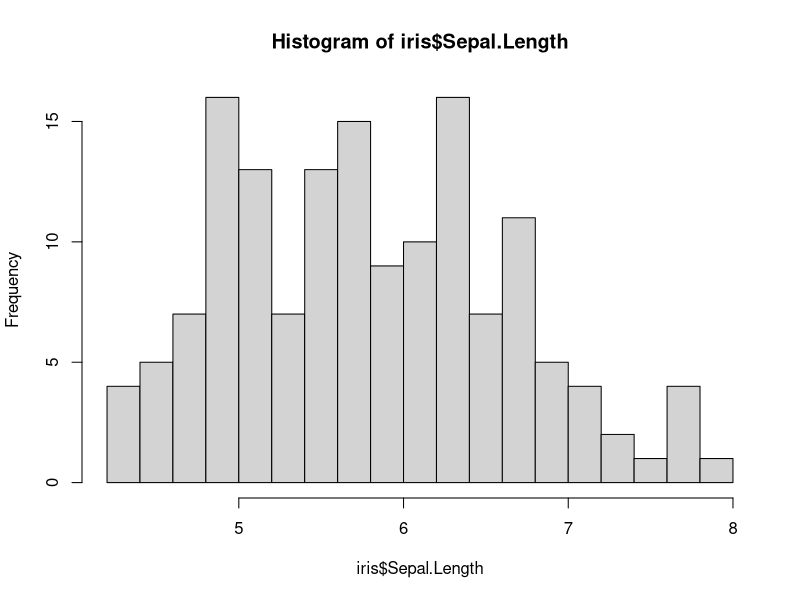
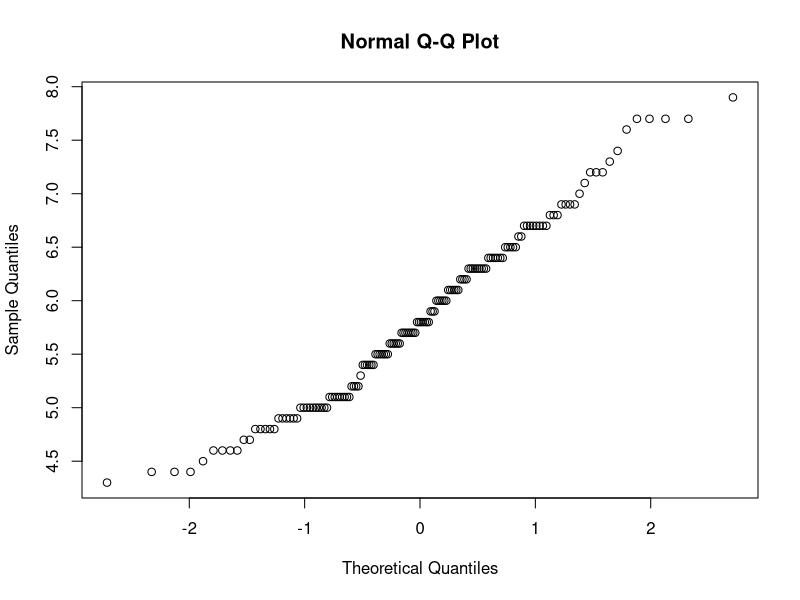
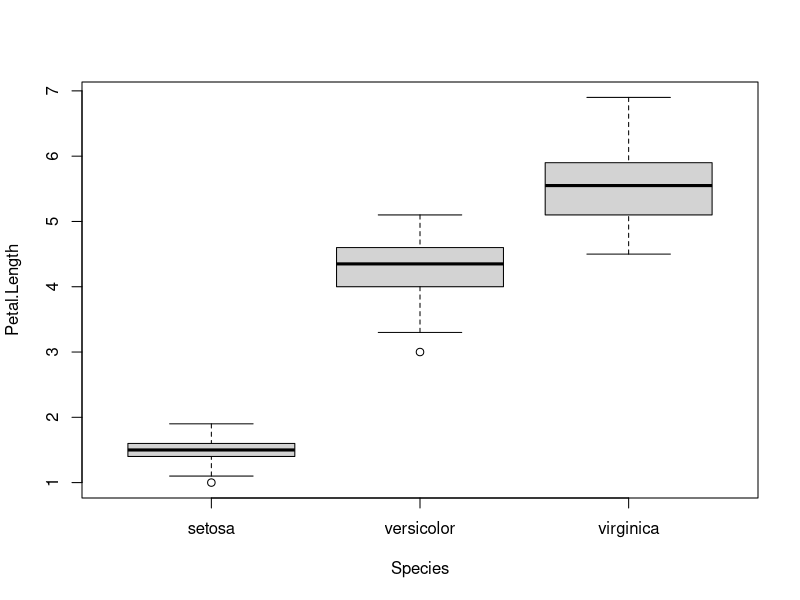
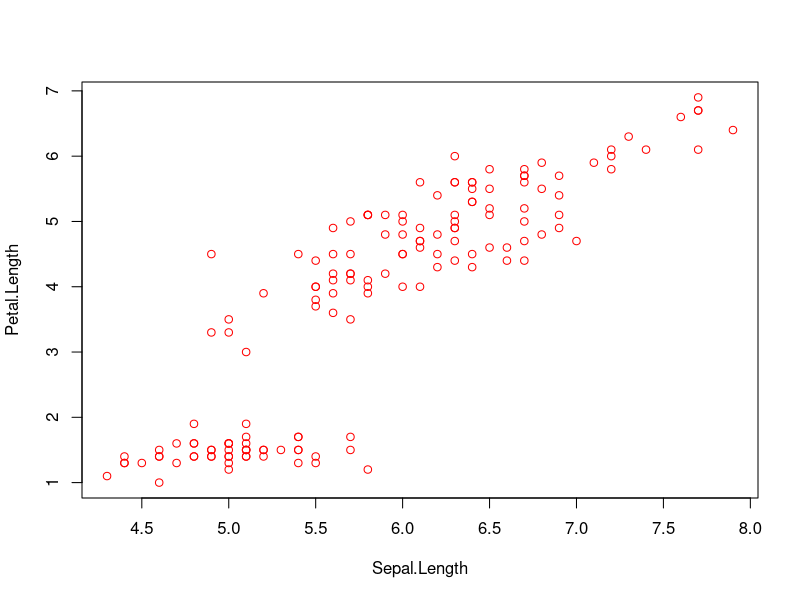
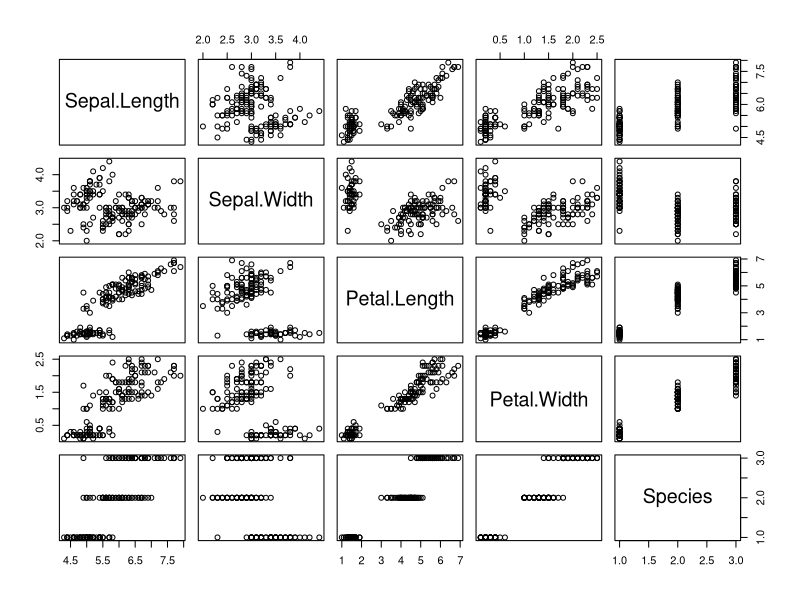
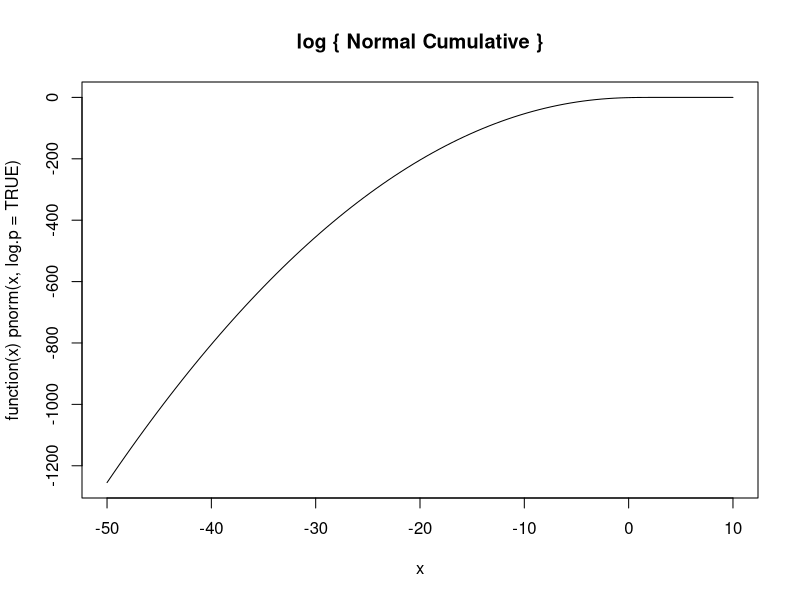
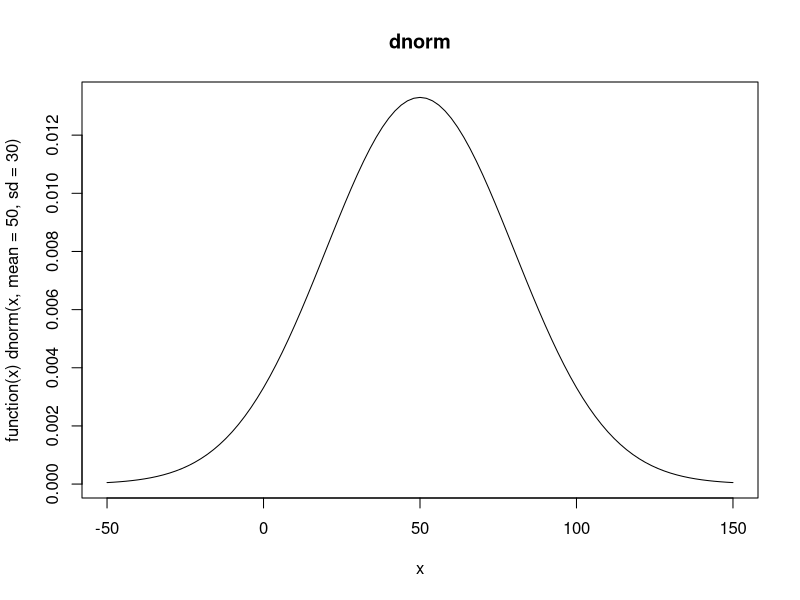
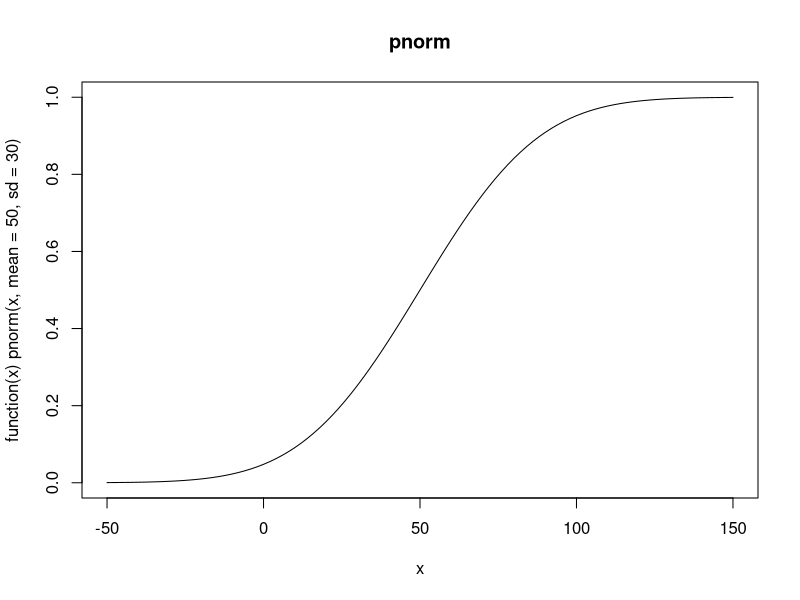

The R script that drew these images, in order:
# Unidad 3

# Analisis exploratorio

library(datasets)
data(iris)

str(iris)

ls(all.names=TRUE)
names(iris)
str(iris[["Species"]])
attributes(iris[["Species"]])
str(attributes(iris[["Species"]])$levels)
class(attributes(iris[["Species"]])$levels)
attributes(iris[["Species"]])$levels

class(iris)
nrow(iris)
ncol(iris)
names(iris)

class(iris[["Sepal.Length"]])
range(iris[["Sepal.Length"]])

table(iris[["Species"]])
table(iris[["Sepal.Length"]])

head(iris)
attach(iris)

# Analissi estadistico

median(iris[["Sepal.Length"]])

mean(iris[["Sepal.Length"]])

sd(iris[["Sepal.Length"]])

summary(iris)

hist(iris$Sepal.Length,breaks=20)

qqnorm(iris$Sepal.Length)

boxplot(Petal.Length ~ Species , data = iris, ylab="Petal.Length", varwith=TRUE)

plot(Petal.Length ~ Sepal.Length, data = iris, col = "red")

pairs(iris)

# Distribuciones

pnorm(27.4, mean=50, sd=20)

?pnorm

plot(function(x) pnorm(x, log.p = TRUE), -50, 10, main = "log { Normal Cumulative }")
plot(function(x) dnorm(x, mean=50, sd=30), -50, 150, main = "dnorm")
plot(function(x) pnorm(x, mean=50, sd=30), -50, 150, main = "pnorm")
